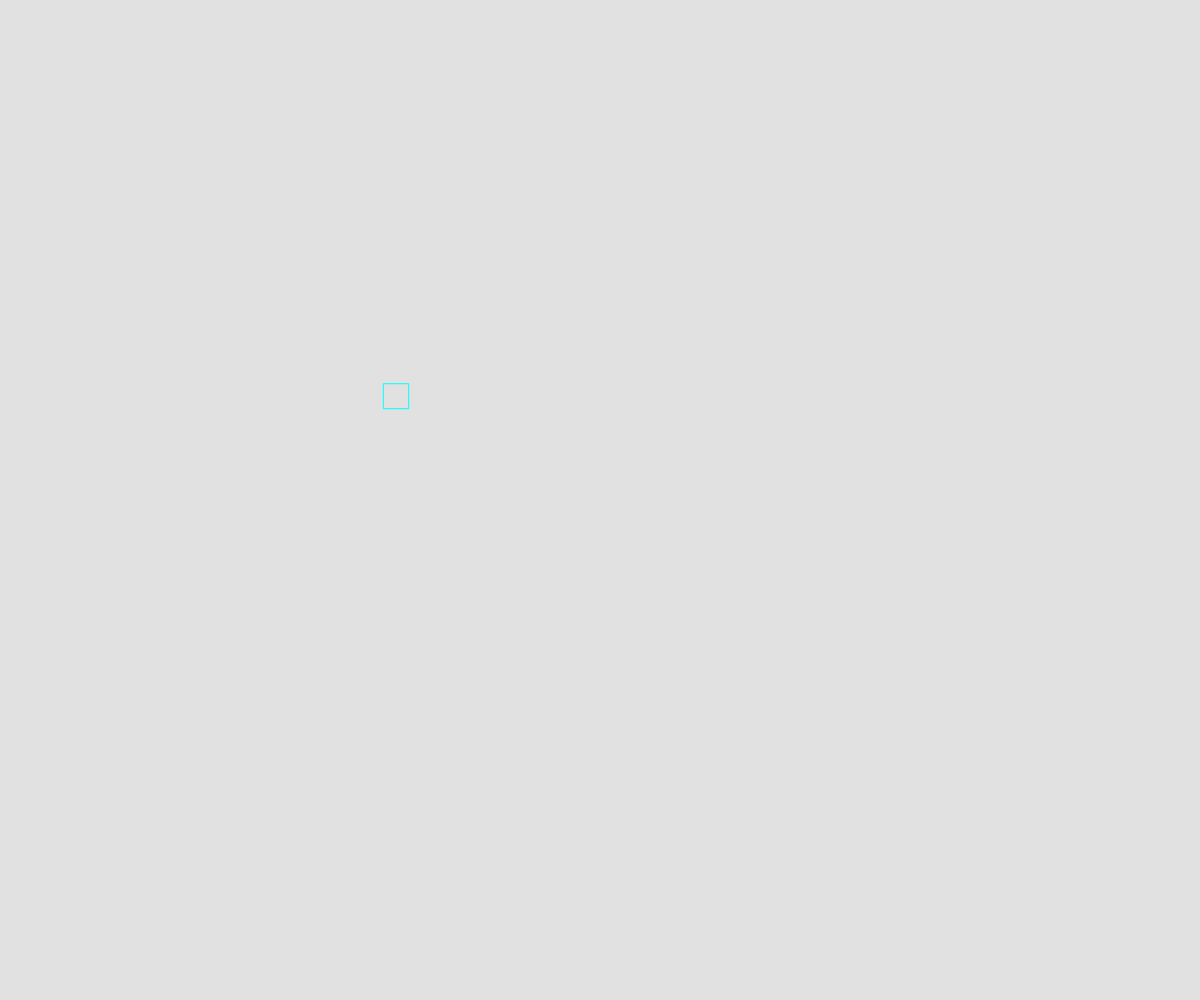
Frame 1 (no input)
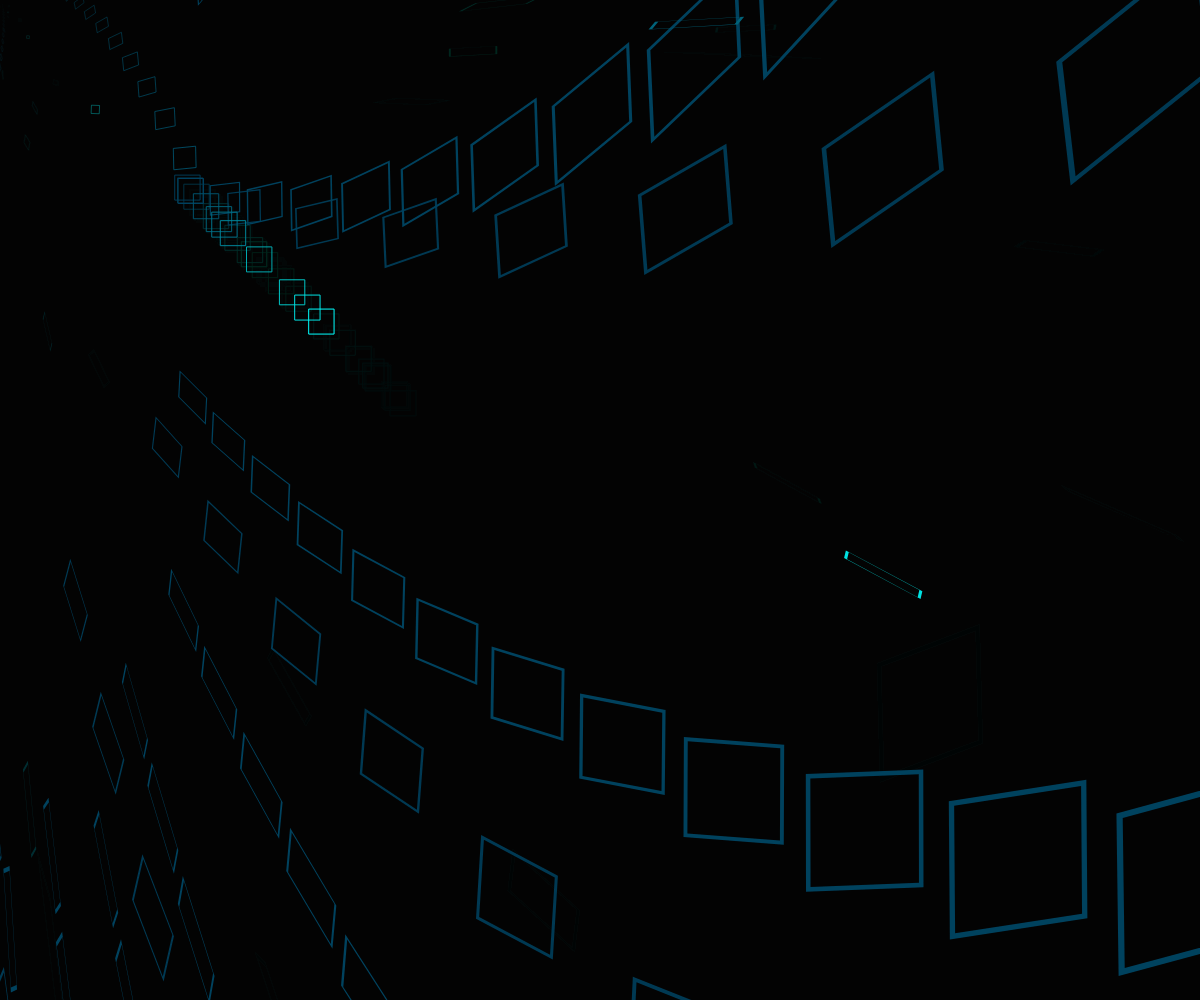
Frame 60 (no input)
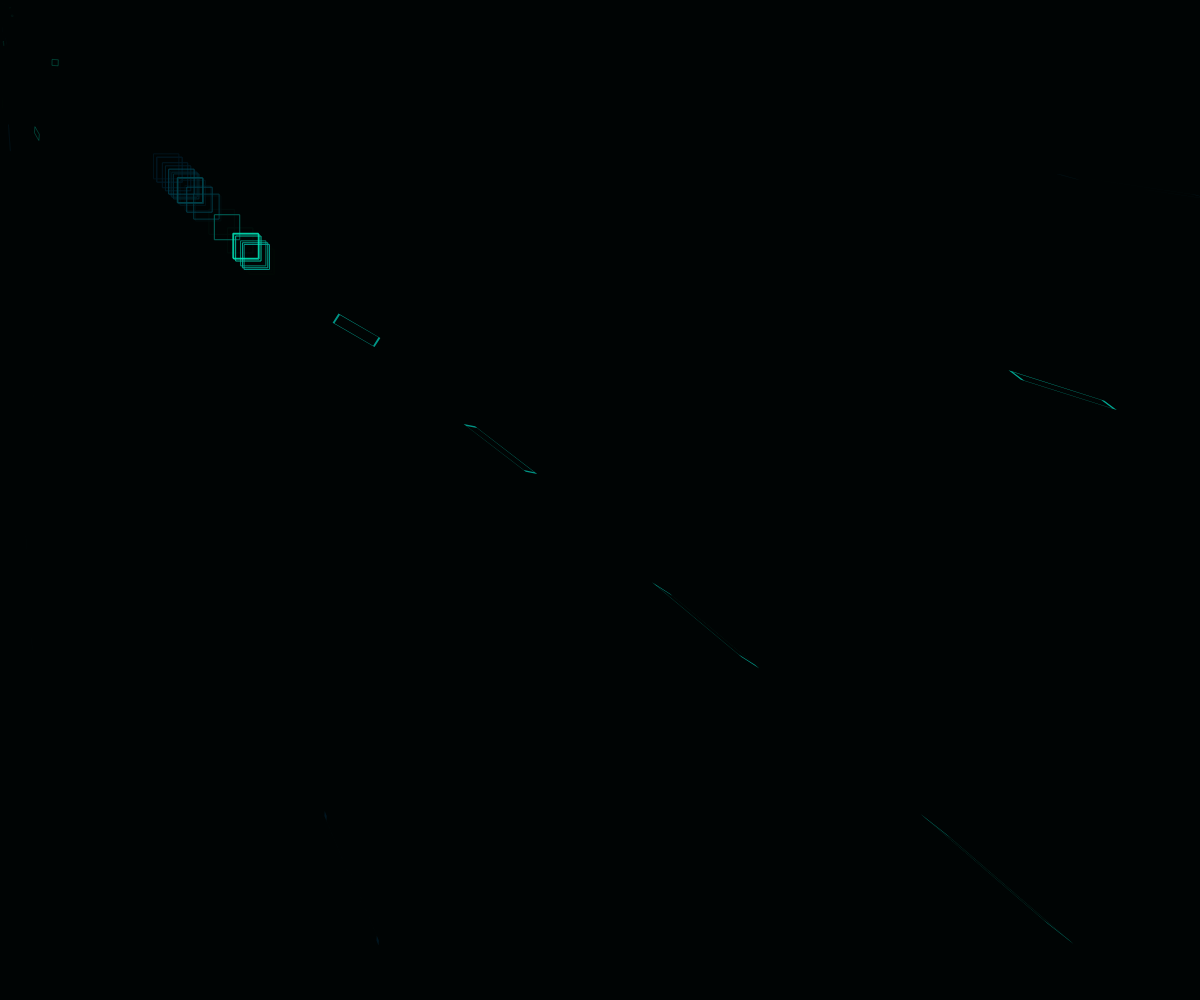
Frame 120 (the mouse pressed at the canvas centre since frame 60)

The p5.js sketch that drew these frames (run headless with seeded random() and noise() and a simulated clock; from frame 60 on, the mouse is pressed at the canvas centre):

// p5.js sketch
// ── sketch.js
function setup() {
  createCanvas(windowWidth, windowHeight);
  // rectMode(CENTER);
}

function draw() {
  background(0, 30);
  noFill();
  var noise1 = noise(.06 * frameCount) * width / 2;
  var noise2 = noise(.07 * frameCount) * width / 2;
  var noise3 = noise(.08 * frameCount) * width / 2;
  var noise4 = noise(.09 * frameCount) * height / 2;
  // translate(width / 2, height / 2);
  stroke(0, noise1, noise2);

  for (let x = 0; x <= width; x += 50) {
    for (let y = 0; y <= height; y += 50) {
      rect(noise1, noise1, 25, 25);
      shearX(noise1);
      shearY(noise4);
      scale(noise2 / 100, noise3 / 1000);
    }
  }
  stroke(noise3, noise2, 0);
  for (let x = width; x >= 0; x -= 50) {
    for (let y = height; y >= 0; y -= 50) {
      rect(noise2, noise2, 25, 25);
      shearX(noise2);
      shearY(noise3);
      scale(noise1 / 100, noise4 / 1000);
    }
  }
  stroke(noise3, 0, noise4);
  for (let x = width; x >= 0; x -= 50) {
    for (let y = height; y >= 0; y -= 50) {
      rect(noise3, noise3, 25, 25);
      shearX(noise3);
      shearY(noise2);
      scale(noise4 / 1000, noise1 / 100);
    }
  }
  stroke(noise4, noise1, 0);
  for (let x = width; x >= 0; x -= 50) {
    for (let y = height; y >= 0; y -= 50) {
      rect(noise4, noise4, 25, 25);
      shearX(noise4);
      shearY(noise1);
      scale(noise3 / 1000, noise2 / 100);
    }
  }
}
